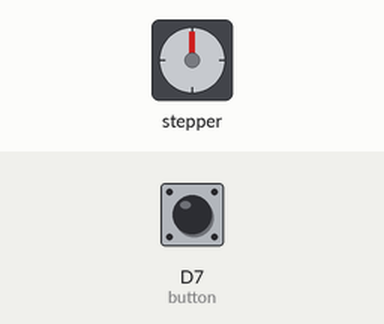
This sketch was run on a simulated ESP8266 (NodeMCU). Parts: stepper motor. The inputs (shaded band) are chosen by the test bench; at power-on: D7 (button) LOW. Stepper angles assume 200 steps per turn.

Above: at 1.2 s.
1.3 s: D7 (button) pulled HIGH for 0.15 s
At 1.45 s:
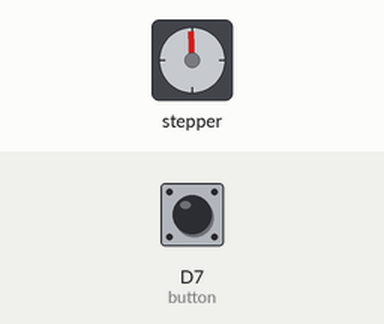
At 2.05 s:
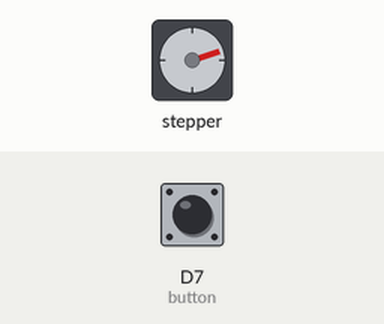
4.3 s: D7 (button) pulled HIGH for 1 s
7.3 s: D7 (button) pulled HIGH for 3.2 s
At 7.3 s:
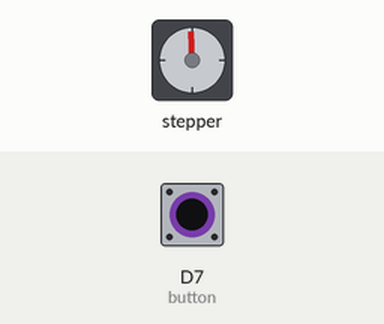
12.0 s: D7 (button) pulsed HIGH 2 times (0.12 s each, 0.3 s apart)
At 12.45 s:
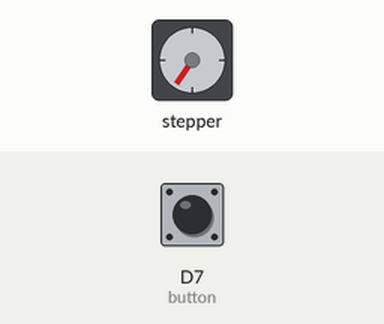
15.6 s: D7 (button) pulsed HIGH 5 times (0.12 s each, 0.3 s apart)
18.9 s: D7 (button) pulled HIGH for 0.15 s
Timing chart, 0 to 62.4 s (numbered marks = the images above; inputs shaded):
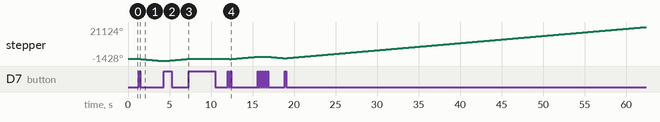

Measured:
- after the input at 1.3 s, stepper: keeps turning counter-clockwise at about 477°/s, starting at once
- after the input at 7.3 s, stepper: stops changing and stays -2°
- after the input at 12.0 s, stepper: turns 144° counter-clockwise in 0.30 s, then 1571° clockwise in 3.3 s

The sketch:

requirement-D.ino
```cpp
#include <ESP8266WiFi.h>
#include <Stepper.h>
int button = D7;
int oldvalue = 0;
int value = 0;
int clickcounter = 0;

const int revolution = 200;                   // Revolution steps
int clockwise = -1;                           // One step clockwise
Stepper stepper(revolution, D1, D2, D5, D6);  // Initialize the stepper library on D1,D2,D5,D6
void setup() {
  stepper.setSpeed(80);  // Set motor speed at 80 rpm
  pinMode(button, INPUT);
}
void loop() {
  oldvalue = value;
  value = digitalRead(button);
  if (value == 1 && oldvalue == 0) clickcounter++;
  switch(clickcounter){
    case 1:
      clockwise= -1;
      break;

    case 2:
      clockwise=1;
      break;

    default:
      clockwise=0;
      clickcounter=0;
      break;
  }
  stepper.step(clockwise);  // Move motor

}
```
